Frame 1 (no input): blank canvas, image omitted
Frame 60 (no input): blank canvas, image omitted
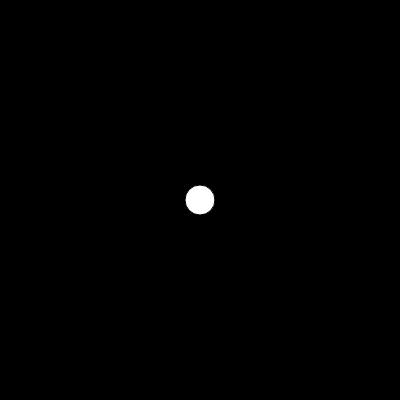
Frame 120 (the mouse pressed at the canvas centre since frame 60)

The p5.js sketch whose frames 1 and 60 were blank and that drew this single picture after the mouse press (run headless with seeded random() and noise() and a simulated clock; from frame 60 on, the mouse is pressed at the canvas centre):

// p5.js sketch
// ── sketch.js
var w;

function setup() {
  createCanvas(400, 400);
  // Make a Walker object
  w = new Walker();
}

function draw() {
  
  if (mouseIsPressed) {
    background(0);
  }
  // Update and display object
  w.update();
  w.display();
}

function Walker() {

  this.update = function() {
    // Move Walker randomly
    this.pos = createVector(mouseX, mouseY);
  }

  this.display = function() {
    // Draw Walker as circle
    if (key == 'r') {
      fill(255, 0, 0);
    }
    if (key == 'g') {
      fill(0, 255, 0);
    }
    if (key == 'b') {
      fill(0, 0, 255);
    }
    if (key == 'a') {
      fill(random(255), random(255), random(255));
    }
    ellipse(this.pos.x, this.pos.y, 30, 30);
  }
}
